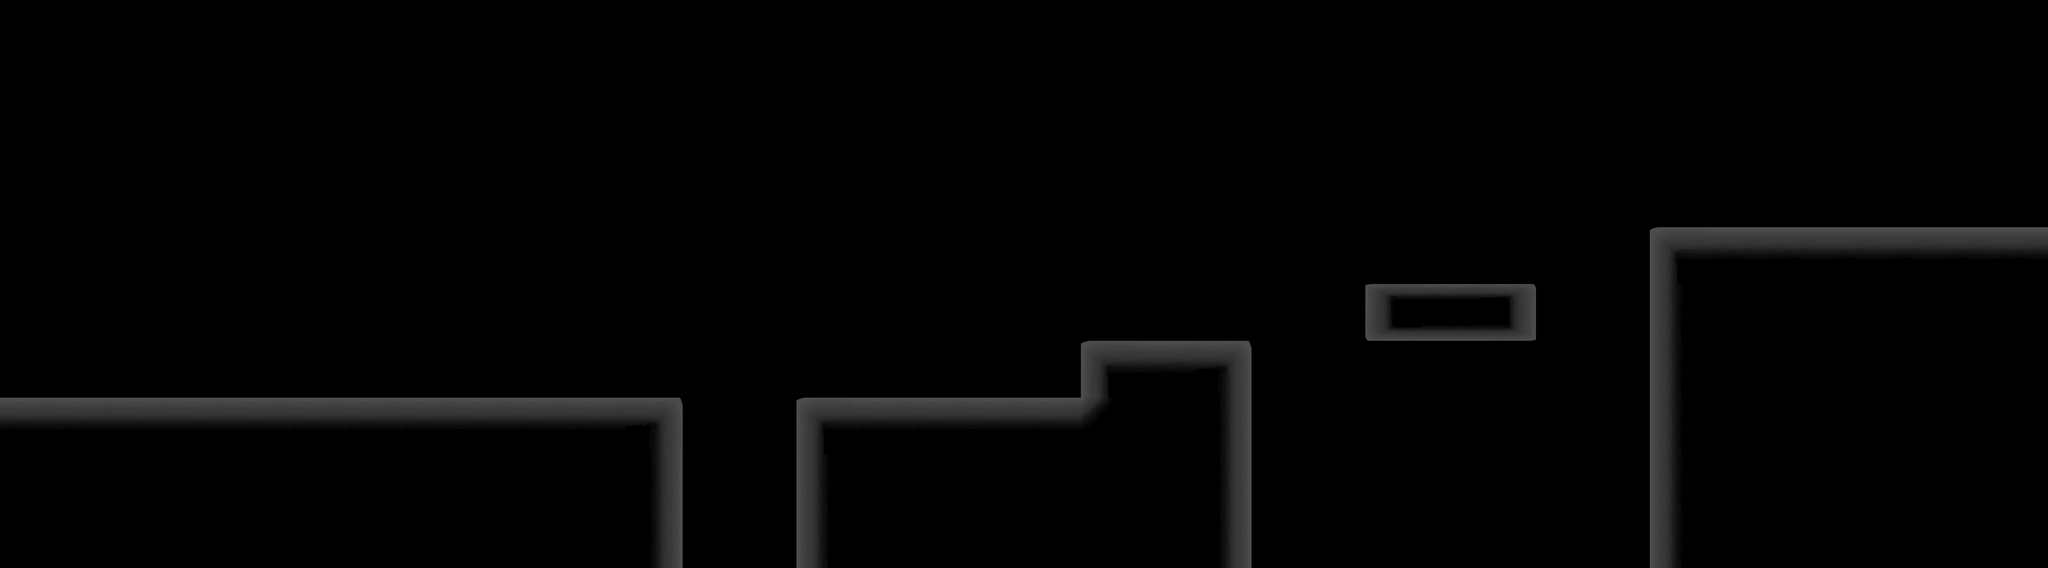

The image is a tile-based game level rendered from a .tmx file. Its description and source (layers, tilesets, objects; grid data summarised) follow:
An orthogonal 36x10 tile map with 128x128 px tiles, 1 tile layer (Tile Layer 1), 2 tilesets and 2 objects (2x Barrel).

<map version="1.0" orientation="orthogonal" width="36" height="10" tilewidth="128" tileheight="128">
 <tileset firstgid="1" name="tiles_spritesheet" tilewidth="128" tileheight="128">
  <image source="tiles_spritesheet.png" width="1040" height="260" />
 </tileset>
 <tileset firstgid="17" name="tiles_spritesheet" tilewidth="128" tileheight="128" spacing="2" margin="1">
  <image source="tiles_spritesheet.png" width="1040" height="260" />
 </tileset>
 <layer name="Tile Layer 1" width="36" height="10">
  <data>[360 cells, 108 non-empty, 10 distinct tile ids]</data>
 </layer>
 <objectgroup name="Object Layer 1" width="36" height="10">
  <object name="Barrel" x="1278" y="896" />
  <object name="Barrel" x="1373" y="896" />
 </objectgroup>
</map>
